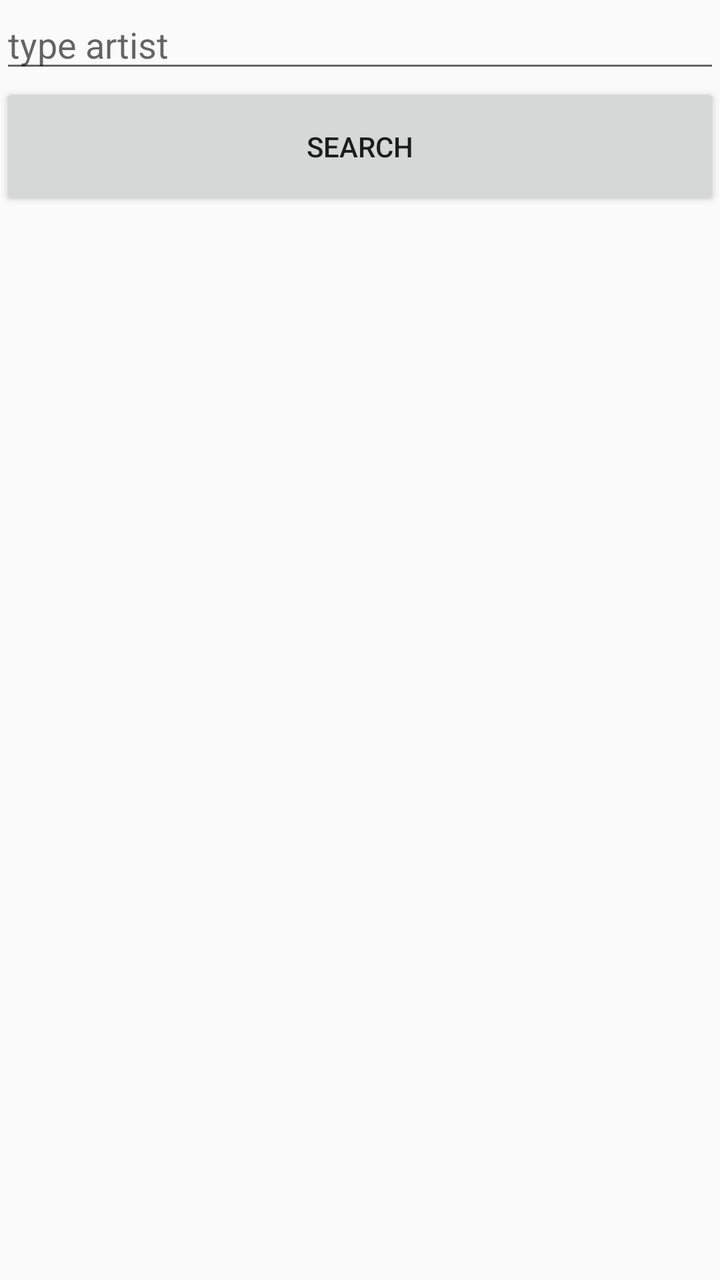
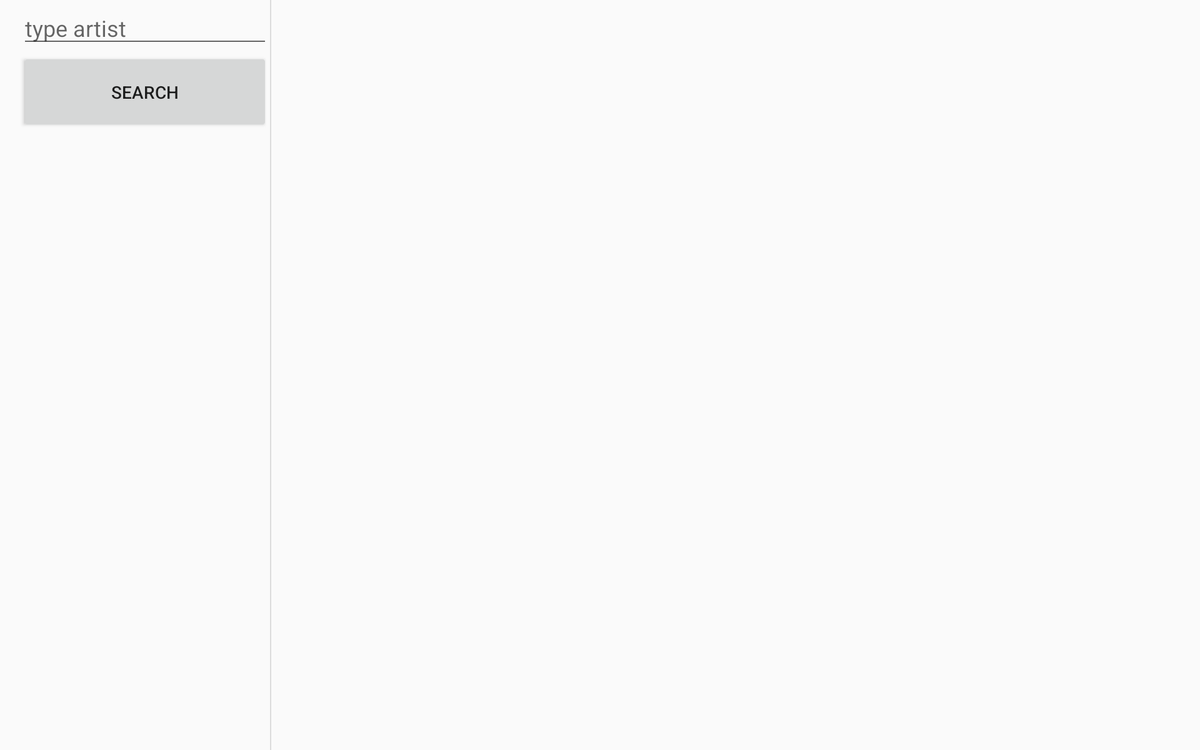

The same Android screen from two of the app's own layout files: first res/layout/ as a phone draws it, then the repository's variant for another configuration, drawn on a device whose configuration selects that folder. Both files follow.
<!-- AndroidManifest.xml: activity theme AppTheme.NoActionBar -->
<!-- res/layout/artist_list.xml -->
<?xml version="1.0" encoding="utf-8"?>
<LinearLayout xmlns:android="http://schemas.android.com/apk/res/android"
    xmlns:app="http://schemas.android.com/apk/res-auto"
    xmlns:tools="http://schemas.android.com/tools"
    android:layout_width="match_parent"
    android:layout_height="match_parent"
    android:orientation="vertical">

    <EditText
        android:id="@+id/searchArtist"
        android:layout_width="match_parent"
        android:layout_height="wrap_content"
        android:hint="type artist"
        android:imeOptions="actionSearch"
        android:inputType="text|textCapWords" />

    <Button
        android:layout_width="match_parent"
        android:layout_height="64dp"
        android:onClick="searchArtist"
        android:text="Search"/>

    <android.support.v7.widget.RecyclerView xmlns:android="http://schemas.android.com/apk/res/android"
        xmlns:tools="http://schemas.android.com/tools"
        android:id="@+id/artist_list"
        android:name="com.ludgo.android.spotifyplayer.ArtistListFragment"
        android:layout_width="match_parent"
        android:layout_height="match_parent"
        android:layout_marginLeft="16dp"
        android:layout_marginRight="16dp"
        app:layoutManager="LinearLayoutManager"
        tools:context=".ArtistListActivity"
        tools:listitem="@layout/artist_list_content" />

</LinearLayout>
<!-- resources referenced by this layout -->
<resources>
  <style name="AppTheme.NoActionBar">
          <item name="windowActionBar">false</item>
          <item name="windowNoTitle">true</item>
      </style>
</resources>
<!-- res/layout-w900dp/artist_list.xml (the repository's variant of the layout above) -->
<!-- drawn on a 7-inch tablet turned sideways -->
<LinearLayout xmlns:android="http://schemas.android.com/apk/res/android"
    xmlns:app="http://schemas.android.com/apk/res-auto"
    xmlns:tools="http://schemas.android.com/tools"
    android:layout_width="match_parent"
    android:layout_height="match_parent"
    android:layout_marginLeft="16dp"
    android:layout_marginRight="16dp"
    android:baselineAligned="false"
    android:divider="?android:attr/dividerHorizontal"
    android:orientation="horizontal"
    android:showDividers="middle"
    tools:context=".ArtistListActivity">

    

    <LinearLayout
        android:layout_width="@dimen/item_width"
        android:layout_height="match_parent"
        android:orientation="vertical">

        <EditText
            android:id="@+id/searchArtist"
            android:layout_width="match_parent"
            android:layout_height="wrap_content"
            android:hint="type artist"
            android:imeOptions="actionSearch"
            android:inputType="text|textCapWords" />

        <Button
            android:layout_width="match_parent"
            android:layout_height="64dp"
            android:onClick="searchArtist"
            android:text="Search"/>

        <android.support.v7.widget.RecyclerView xmlns:android="http://schemas.android.com/apk/res/android"
            xmlns:tools="http://schemas.android.com/tools"
            android:id="@+id/artist_list"
            android:name="com.ludgo.android.spotifyplayer.ArtistListFragment"
            android:layout_width="match_parent"
            android:layout_height="match_parent"
            android:layout_marginLeft="16dp"
            android:layout_marginRight="16dp"
            app:layoutManager="LinearLayoutManager"
            tools:context=".ArtistListActivity"
            tools:listitem="@layout/artist_list_content" />

    </LinearLayout>

    <FrameLayout
        android:id="@+id/artist_detail_container"
        android:layout_width="0dp"
        android:layout_height="match_parent"
        android:layout_weight="3" />

</LinearLayout>
<!-- resources referenced by the variant -->
<!-- as a 7-inch tablet turned sideways resolves them -->
<resources>
  <dimen name="item_width">200dp</dimen>
  <style name="AppTheme.NoActionBar">
          <item name="windowActionBar">false</item>
          <item name="windowNoTitle">true</item>
      </style>
</resources>
